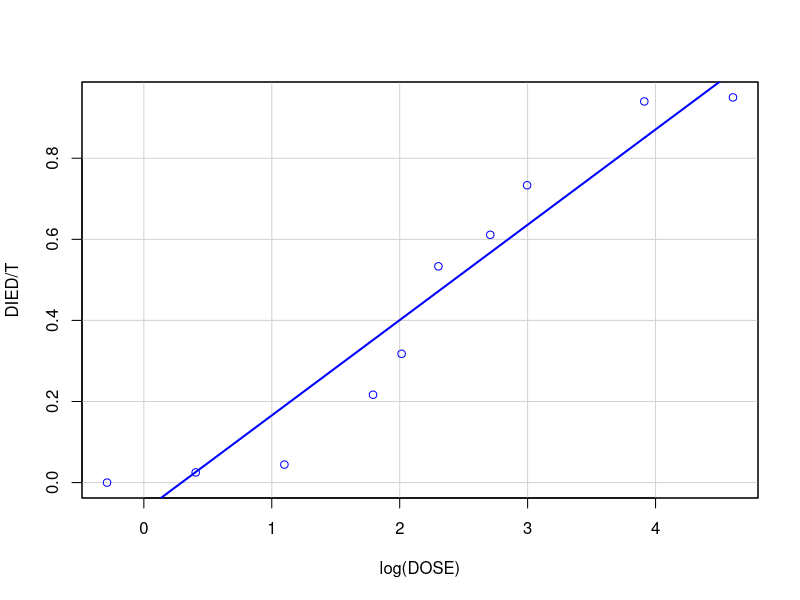
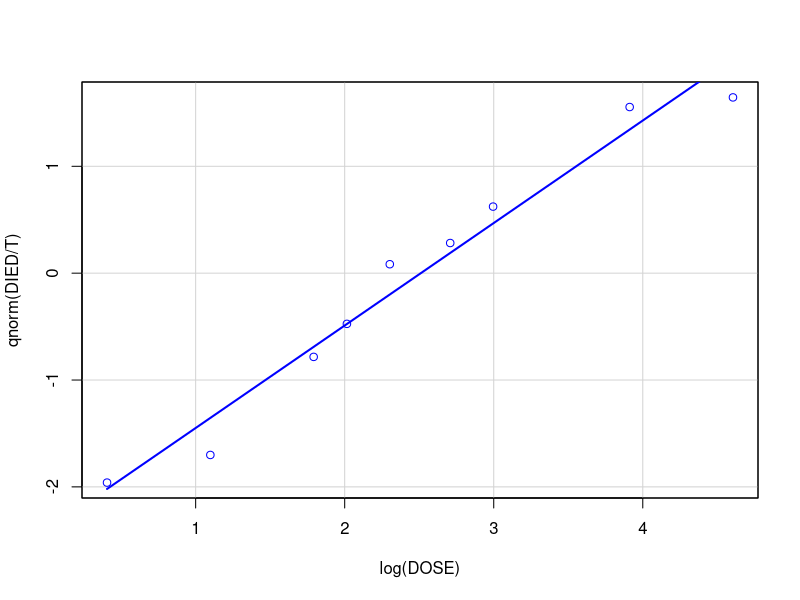
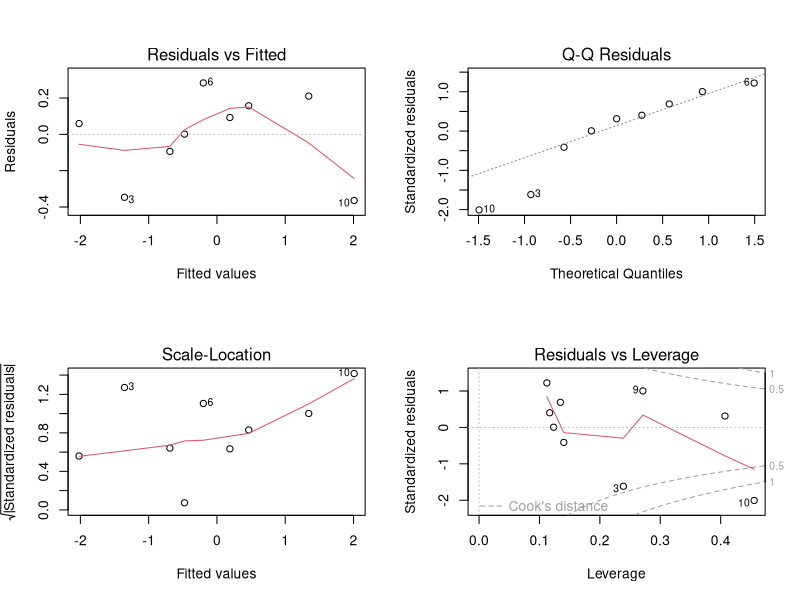

Reproduce these figures in R, in order. (Note: this script raises an error after producing the figures.)
# Mortality produced by different dosage of insecticide. 
# GLM with binomial response in each of the groups we study.

library(car)
library(RcmdrMisc)
setwd("/home/ajo/gitRepos/glm")

data <- read.csv2("insecticide.csv")
str(data)
data
summary(data)

# EDA
scatterplot(DIED/T~log(DOSE), smooth = F, boxplots = F, data = data) # "S-shape".

# Do the inverse normal CDF transformation to see if p is linear in this function.
scatterplot(qnorm(DIED/T)~log(DOSE), smooth = F, boxplots = F, data = data[2:10,])

# We will fit different models in order to compare the results. 
# GLMs with different links and the binomial distribution for Y. 

# Model1: Assume normal response with the qnorm() transformation. 
m0 <- lm(qnorm(DIED/T)~log(DOSE), data = data[which(data$DIED>0), ])
summary(m0)
par(mfrow = c(2,2))
plot(m0, ask = F)
par(mfrow = c(0,0))

# Model2: Response binomial. probit link (same as above, but do not assume normal response.)
m1<-glm(cbind(DIED,T-DIED)~log(DOSE),family=binomial(link="probit"),data=data)
summary(m1)

# Model3: Response binomial. logit link.

# Model4: Response binomial. complementary log-log link. 
